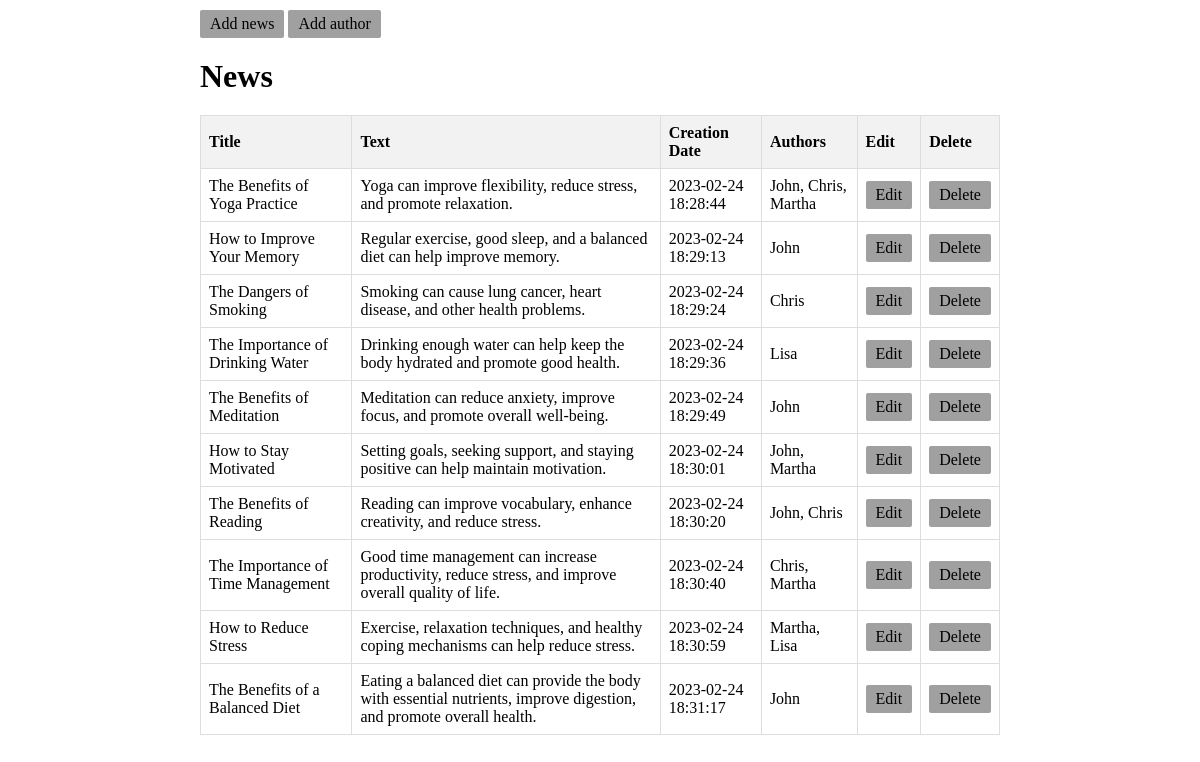
The page / on the database its author committed.
### tables this page shows
CREATE TABLE `news` (
  `id` int(11) NOT NULL,
  `title` varchar(255) NOT NULL,
  `text` text NOT NULL,
  `creation_date` datetime NOT NULL
);

### index.php (the view, shortened to what this page needs)
<!DOCTYPE html>
<html>
<head>
    <link rel="stylesheet" href="style.css">
</head>
<body>
<main>
<a href="http://localhost/onlineventure/add_news.php">Add news</a>
<a href="http://localhost/onlineventure/add_author.php">Add author</a>
<h1>News</h1>
<table>
    <tr>
        <th>Title</th>
        <th>Text</th>
        <th>Creation Date</th>
        <th>Authors</th>
        <th>Edit</th>
        <th>Delete</th>
    </tr>
    <?php
        require_once('conn.php');
        $stmt = $conn->prepare("SELECT * FROM news");
        $stmt->execute();
        while ($row = $stmt->fetch()) {
            $author_stmt = $conn->prepare("SELECT name FROM author INNER JOIN news_author ON author.id = news_author.author_id WHERE news_author.news_id = ?");
            $author_stmt->execute([$row['id']]);
            $author_names = array();
            while ($author_row = $author_stmt->fetch()) {
                $author_names[] = $author_row['name'];
            }
            echo "<tr>";
            echo "<td>" . $row['title'] . "</td>";
            echo "<td>" . $row['text'] . "</td>";
            echo "<td>" . $row['creation_date'] . "</td>";
            echo "<td>" . implode(", ", $author_names) . "</td>";
            echo "<td><a href='edit_news.php?id=" . $row['id'] . "'>Edit</a></td>";
            echo "<td><a href='delete_news.php?id=" . $row['id'] . "'>Delete</a></td>";
            echo "</tr>";
        }
    ?>
</table>
</main>
</body>
</html>

### style.css (style rules this page uses)
main { max-width: 800px; margin: 10px auto; }
table { border-collapse: collapse; max-width: 100%; }
th { background-color: #f2f2f2; border: 1px solid #ddd; padding: 8px; text-align: left; }
td { border: 1px solid #ddd; padding: 8px; }
a { display: inline-block; padding: 5px 10px; background-color: #a0a0a0; color: black; text-align: center; text-decoration: none; border-radius: 2px; border: none; cursor: pointer; font-size: 16px; }
h1 { margin: 20px auto; max-width: 800px; display: flex; flex-direction: column; }

### rows shown on the page
news: title "The Benefits of Yoga Practice", text "Yoga can improve flexibility, reduce stress, and promote relaxation.", creation_date "2023-02-24 18:28:44", author_names "John, Chris, Martha"
news: title "How to Improve Your Memory", text "Regular exercise, good sleep, and a balanced diet can help improve memory.", creation_date "2023-02-24 18:29:13", author_names "John"
news: title "The Dangers of Smoking", text "Smoking can cause lung cancer, heart disease, and other health problems.", creation_date "2023-02-24 18:29:24", author_names "Chris"
news: title "The Importance of Drinking Water", text "Drinking enough water can help keep the body hydrated and promote good health.", creation_date "2023-02-24 18:29:36", author_names "Lisa"
news: title "The Benefits of Meditation", text "Meditation can reduce anxiety, improve focus, and promote overall well-being.", creation_date "2023-02-24 18:29:49", author_names "John"
news: title "How to Stay Motivated", text "Setting goals, seeking support, and staying positive can help maintain motivation.", creation_date "2023-02-24 18:30:01", author_names "John, Martha"
news: title "The Benefits of Reading", text "Reading can improve vocabulary, enhance creativity, and reduce stress.", creation_date "2023-02-24 18:30:20", author_names "John, Chris"
news: title "The Importance of Time Management", text "Good time management can increase productivity, reduce stress, and improve overall quality of life.", creation_date "2023-02-24 18:30:40", author_names "Chris, Martha"
news: title "How to Reduce Stress", text "Exercise, relaxation techniques, and healthy coping mechanisms can help reduce stress.", creation_date "2023-02-24 18:30:59", author_names "Martha, Lisa"
news: title "The Benefits of a Balanced Diet", text "Eating a balanced diet can provide the body with essential nutrients, improve digestion, and promote overall health.", creation_date "2023-02-24 18:31:17", author_names "John"
